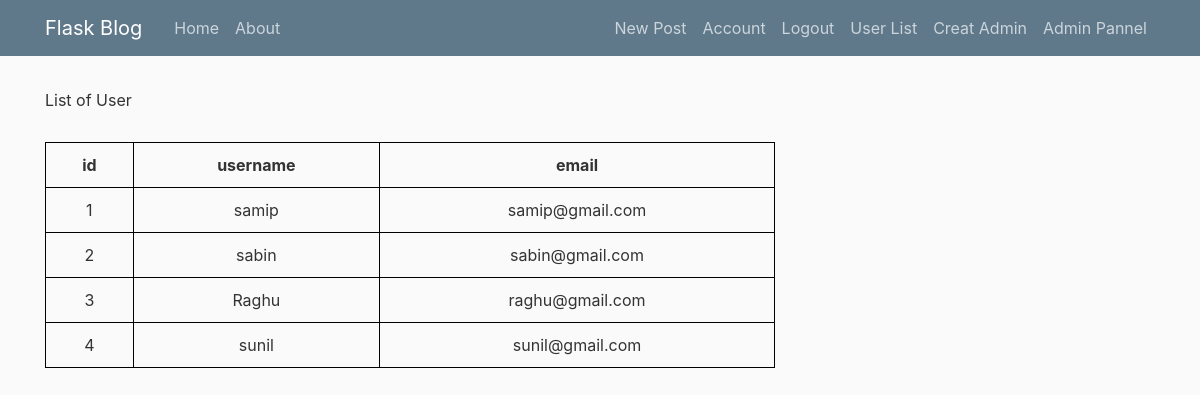
Screenshot of /table (signed in) with the database file from the repository.
### flaskblog/models.py (models this page shows, shortened)
class User(db.Model, UserMixin):
    id = db.Column(db.Integer, primary_key=True)
    username = db.Column(db.String(20), unique=True, nullable=False)
    email = db.Column(db.String(120), unique=True, nullable=False)
    image_file = db.Column(db.String(20), nullable=False,
                           default='default.jpg')
    password = db.Column(db.String(60), nullable=False)
    posts = db.relationship('Post', backref='author', lazy=True)
    is_admin = db.Column(db.Boolean, default=False)
    category_permission = db.relationship(
        'CategoryPermission', backref='user', lazy=True)

### flaskblog/routes.py (the view)
@app.route("/table")
@login_required
def table():
    is_admin = current_user.is_admin
    users= User.query.all()
    if is_admin== True:
        return render_template('table.html', title='Table',data=users)
    else:
        flash("Sorry you must be the admin to access Admin Page")
        return redirect(url_for('home'))

### flaskblog/models.py (called while the page is built)
@login_manager.user_loader
def load_user(user_id):
    return User.query.get(int(user_id))

### flaskblog/templates/table.html (shortened to what this page needs)
{% extends "layout.html" %}
{% block content %}
    <h1></h1> List of User </h1>
    <table>
        <tr>
            <th>id</th>
            <th>username</th>
            <th>email</th>
        </tr>
        {% for user in data  %}
        <tr>
            <td>{{user.id}}</td>
            <td>{{user.username}}</td>
            <td>{{user.email}}</td>
        </tr>
        {% endfor %}
    </table>
{% endblock content %}

### flaskblog/static/main.css (style rules this page uses)
body { background: #fafafa; color: #333333; margin-top: 5rem; }

### flaskblog/templates/table.html (style rules this page uses)
table { border-collapse: collapse; width: 100%; margin: 30px auto; }
th, td { border: 1px solid black; padding: 10px; text-align: center; }

### rows the page displays
User: id "1", username "samip", email "samip@gmail.com"
User: id "2", username "sabin", email "sabin@gmail.com"
User: id "3", username "Raghu", email "raghu@gmail.com"
User: id "4", username "sunil", email "sunil@gmail.com"
